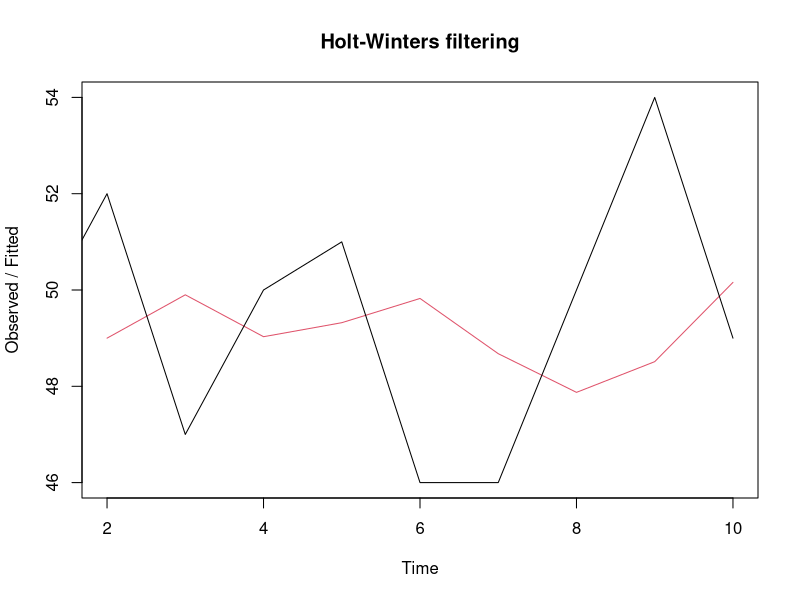
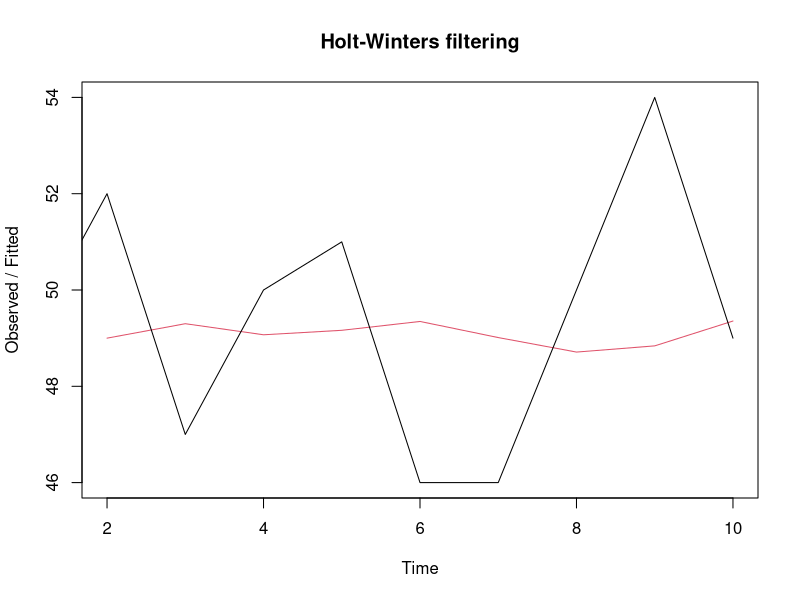

Write the R code that produced these figures, in order. (Note: this script raises an error after producing the figures.)
data=c(49,52,47,50,51,46,46,50,54,49)
?HoltWinters
data1=ts(data,frequency=1,start=1,end=10);data1
alpha=0.1
beta=F
gamma=F
#set beta and gamma as false always
a=HoltWinters(data1,alpha,beta=F,gamma=F)
a$fitted
a$SSE
predict(a,1)

#find out the value of alpha in 0.1 to 0.3 for which SSE is minimum
alpha1=seq(0.1,0.3,0.0005)
length(alpha1)
e=array(0,length(alpha1)) #to store the SSEs
for(i in 1:401)
{
a=HoltWinters(data1,alpha1[i],beta=F,gamma=F)
e[i]=a$SSE
}
plot(a)
optim=alpha1[which(e==min(e))]
d=data.frame(alpha1,e)
#optim_alpha=d[d$e==min(e),1]

estimated.series=HoltWinters(data,alpha=0.1,beta=F,gamma=F)
plot(estimated.series)

alpha2=seq(0.1,0.3,0.025)

s=HoltWinters(data,alpha=alpha2,beta=F,gamma=F)
plot(s)
#also gives the plot for alpha corresponding to the min SSE